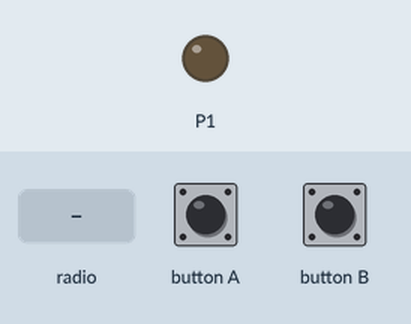
Simulated run of this program. Board: BBC micro:bit (MakeCode). On the bench: output pins drawn as LEDs (lit = HIGH). The inputs (shaded band) are chosen by the test bench.

Above: at 2.8 s.
2.9 s: radio message "do=1" arrives
At 3.7 s:
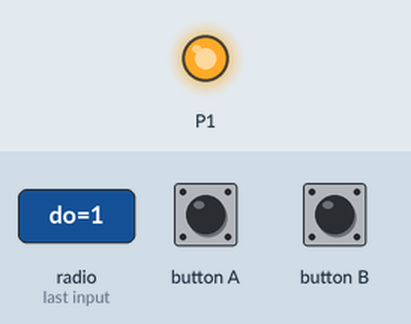
6.0 s: radio message "do=0" arrives
At 7.3 s:
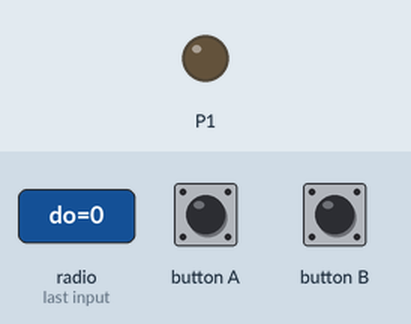
Timing chart, 0 to 8.5 s (numbered marks = the images above; inputs shaded):
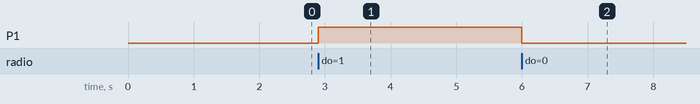

Measured:
- after the input at 2.9 s, P1: LOW → HIGH at once
- after the input at 6.0 s, P1: HIGH → LOW at once

The program:

main.ts
```typescript
input.onButtonPressed(Button.A, function () {
    radio.sendValue("do", 0)
})
input.onButtonPressed(Button.B, function () {
    radio.sendValue("do", 1)
})
radio.onReceivedValue(function (name, value) {
    if (value == 1) {
        pins.digitalWritePin(DigitalPin.P1, 1)
    }
    if (value == 0) {
        pins.digitalWritePin(DigitalPin.P1, 0)
    }
})
radio.setGroup(2)
```

test.ts
```typescript
// 테스트는 여기로 이동합니다; 이 패키지가 확장으로 사용될 때 컴파일되지 않을 것 입니다.
```
